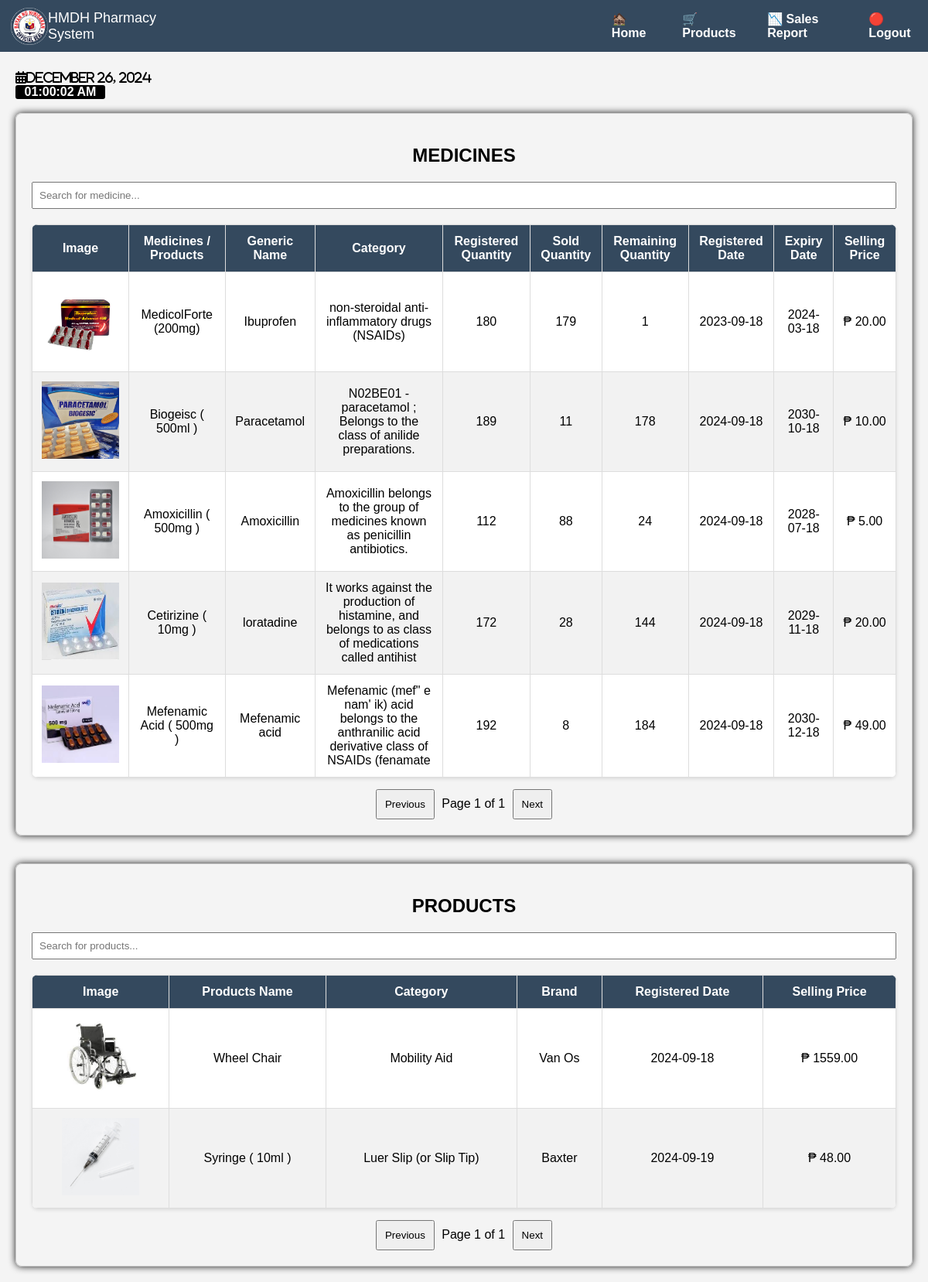
The app's page /Pharmacy/PharmacyProducts.php, older data.
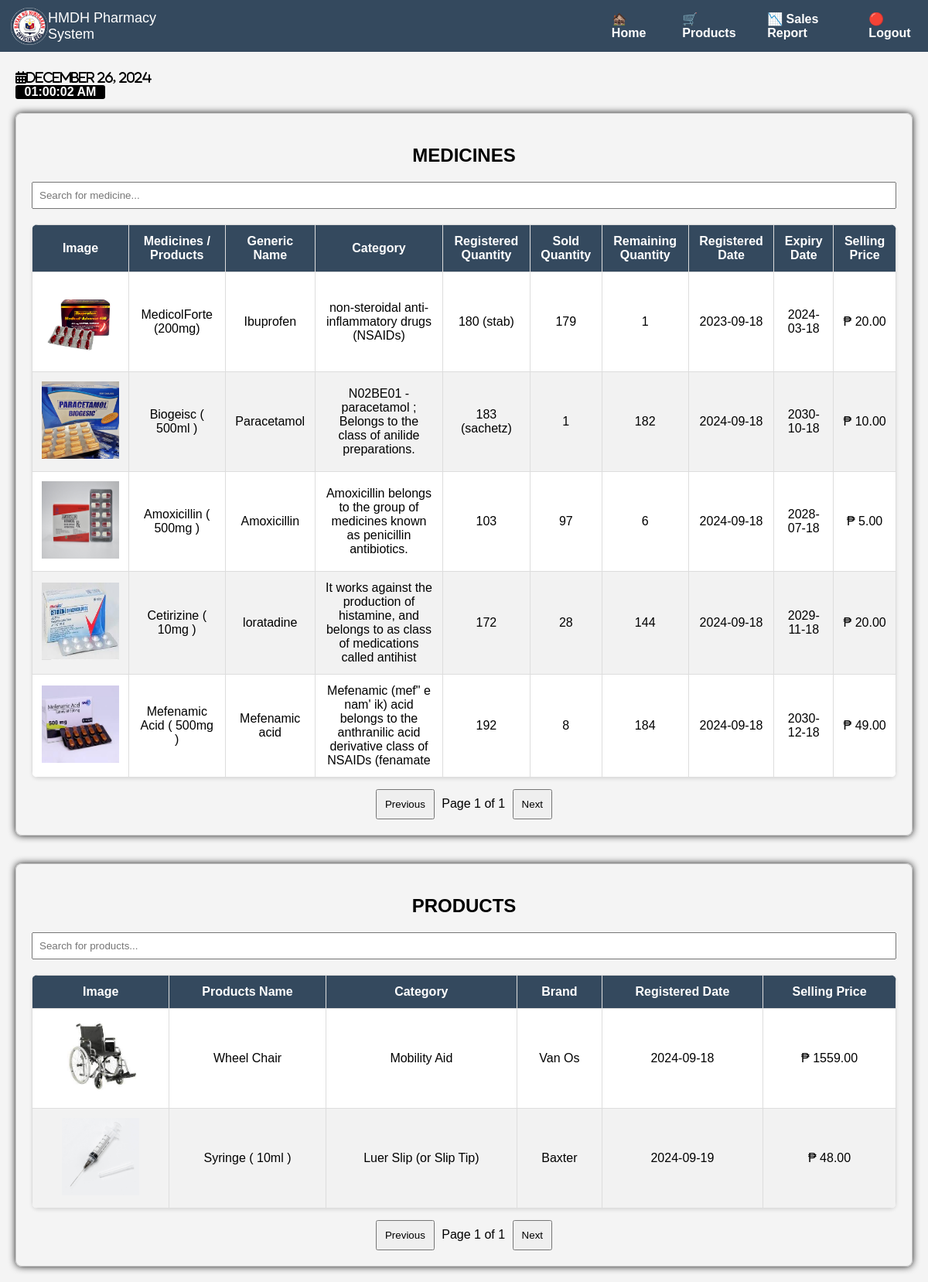
The same page, newer data.
### tables this page shows
CREATE TABLE `pharmacy_medicines_products` (
  `id` int(11) NOT NULL,
  `medicine_product` varchar(255) NOT NULL,
  `image` varchar(255) NOT NULL,
  `generic_name` varchar(255) NOT NULL,
  `category` varchar(100) NOT NULL,
  `brand` varchar(255) NOT NULL,
  `registered_quantity` varchar(255) NOT NULL,
  `sold_quantity` int(11) NOT NULL,
  `remain_quantity` varchar(255) GENERATED ALWAYS AS (`registered_quantity` - `sold_quantity`) VIRTUAL,
  `registered` date NOT NULL,
  `expiry` date NOT NULL,
  `selling_price` decimal(10,2) NOT NULL
);

### Pharmacy/PharmacyProducts.php (the view, shortened to what the changed rows need)
<!DOCTYPE html>
<html lang="en">
<head>
    <link rel="stylesheet" href="https://cdnjs.cloudflare.com/ajax/libs/font-awesome/6.0.0-beta3/css/all.min.css">
    <link rel="stylesheet" href="Product.css">
</head>
<body>
<br>
<section >
    <div style="border: 1px solid #ccc; border-radius: 8px; padding: 20px; box-shadow: 0 0 10px rgba(0,0,0,0.9);">
        <h2 style="text-align: center;">MEDICINES</h2>
        <table id="medicines-table" style="border-collapse: collapse; width: 100%;">
            <thead>
                <tr>
                    <th>Image</th>
                    <th>Medicines / Products</th>
                    <th>Generic Name</th>
                    <th>Category</th>
                    <th>Registered Quantity</th>
                    <th>Sold Quantity</th>
                    <th>Remaining Quantity</th>
                    <th>Registered Date</th>
                    <th>Expiry Date</th>
                    <th>Selling Price</th>
                </tr>
            </thead>
            <tbody>
                <?php
                $servername = "localhost";
                $username = "root";
                $password = "";
                $dbname = "database";
                $conn = new mysqli($servername, $username, $password, $dbname);
                $rows_per_page = 5;
                $page = isset($_GET['page']) ? (int)$_GET['page'] : 1;
                $offset = ($page - 1) * $rows_per_page;
                $sql = "SELECT * FROM pharmacy_medicines_products LIMIT $offset, $rows_per_page";
                $result = $conn->query($sql);
                if ($result->num_rows > 0) {
                    while ($row = $result->fetch_assoc()) {
                        echo "<tr>";
                        echo "<td><img src='" . $row["image"] . "' alt='Product Image' style='width: 100px; height: 100px;'></td>";
                        echo "<td>" . $row["medicine_product"] . "</td>";
                        echo "<td>" . $row["generic_name"] . "</td>";
                        echo "<td>" . $row["category"] . "</td>";
                        echo "<td>" . $row["registered_quantity"] . "</td>";
                        echo "<td>" . $row["sold_quantity"] . "</td>";
                        echo "<td>" . $row["remain_quantity"] . "</td>";
                        echo "<td>" . $row["registered"] . "</td>";
                        echo "<td>" . $row["expiry"] . "</td>";
                        echo "<td>₱ " . $row["selling_price"] . "</td>";
                        echo "</tr>";
                    }
                } else {
                    echo "<tr><td colspan='10' style='text-align: center;'>No records found</td></tr>";
                }
                ?>
            </tbody>
        </table>
    </div>
</section><br><br>
<section >
    <div style="border: 1px solid #ccc; border-radius: 8px; padding: 20px; box-shadow: 0 0 10px rgba(0,0,0,0.9);">
        <h2 style="text-align: center;">PRODUCTS</h2>
        <table id="products-table" style="border-collapse: collapse; width: 100%;">
            <thead>
                <tr>
                    <th>Image</th>
                    <th>Products Name</th>
                    <th>Category</th>
                    <th>Brand</th>
                    <th>Registered Date</th>
                    <th>Selling Price</th>
                </tr>
            </thead>
        </table>
    </div>
</section>
</body>
</html>

Row changes from the older to the newer data that the page shows:
changed pharmacy_medicines_products "MedicolForte (200mg)": registered_quantity "180" → "180 (stab)"
changed pharmacy_medicines_products "Biogeisc ( 500ml )": registered_quantity "189" → "183 (sachetz)"; sold_quantity "11" → "1"; remain_quantity "178" → "182"
changed pharmacy_medicines_products "Amoxicillin ( 500mg )": registered_quantity "112" → "103"; sold_quantity "88" → "97"; remain_quantity "24" → "6"
